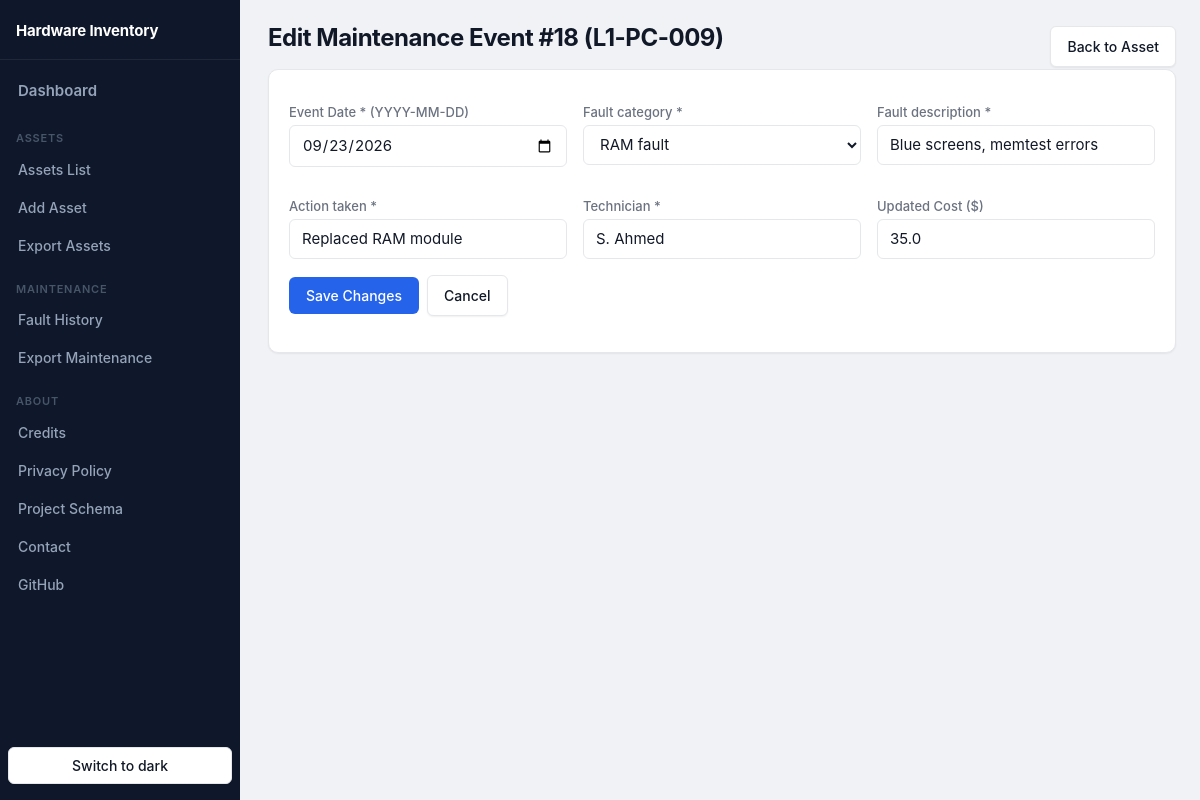
The app's page /maintenance/18/edit with its own data.
### tables this page shows
CREATE TABLE assets (
    asset_id          TEXT PRIMARY KEY,                 -- permanent identity, e.g. L1-PC-001
    manufacturer      TEXT NOT NULL,
    model             TEXT NOT NULL,
    cpu               TEXT NOT NULL,                    -- full model, e.g. Intel Core i5-12400
    cpu_family        TEXT NOT NULL,                    -- grouping used for filtering, e.g. Core i5
    ram_gb            INTEGER NOT NULL CHECK (ram_gb > 0),
    ram_type          TEXT NOT NULL CHECK (ram_type IN ('DDR1','DDR2','DDR3','DDR4','DDR5')),
    storage_type      TEXT NOT NULL CHECK (storage_type IN ('SSD','HDD','NVMe','Hybrid')),
    storage_gb        INTEGER NOT NULL CHECK (storage_gb > 0),
    gpu               TEXT,                             -- NULL / empty = integrated only
    gpu_vram_gb       INTEGER CHECK (gpu_vram_gb IS NULL OR gpu_vram_gb > 0),
    os                TEXT NOT NULL,
    ip_address        TEXT,                             -- 192.168.x.n; unique inside a place
    location          TEXT NOT NULL REFERENCES locations(name),
    purchase_date     TEXT NOT NULL,                    -- ISO date YYYY-MM-DD
    warranty_expiry   TEXT NOT NULL,                    -- warranty status is COMPUTED from this
    status            TEXT NOT NULL DEFAULT 'Operational'
                      CHECK (status IN ('Operational','Faulty','Under Repair')),
    -- Current fault: filled while status is Faulty / Under Repair, all NULL when Operational
    status_category   TEXT,                             -- fault category, 'Unknown' if not given
    status_detail     TEXT,                             -- fault description ('' = not given)
    status_action     TEXT,                             -- actions to be taken ('' = not decided)
    status_technician TEXT,                             -- technician ('' = not assigned yet)
    status_date       TEXT,                             -- date the fault was recorded (ISO)
    status_cost       REAL CHECK (status_cost IS NULL OR status_cost >= 0), -- updated cost of the open fault
    active            INTEGER NOT NULL DEFAULT 1 CHECK (active IN (0,1)),  -- 0 = retired (kept for history)
    CHECK ((status = 'Operational' AND status_category IS NULL AND status_detail IS NULL
            AND status_action IS NULL AND status_technician IS NULL AND status_date IS NULL
            AND status_cost IS NULL)
        OR (status <> 'Operational' AND status_category IS NOT NULL AND status_detail IS NOT NULL
            AND status_action IS NOT NULL AND status_technician IS NOT NULL AND status_date IS NOT NULL)),
    CHECK (warranty_expiry >= purchase_date),
    UNIQUE (location, ip_address)                       -- no two PCs in one place share an IP
);

CREATE TABLE maintenance (
    id                INTEGER PRIMARY KEY AUTOINCREMENT,
    asset_id          TEXT NOT NULL REFERENCES assets(asset_id),
    event_date        TEXT NOT NULL,
    fault_category    TEXT NOT NULL,                  -- one of the fault category drop-down options
    fault_description TEXT NOT NULL,                  -- may be '' when not given
    action_taken      TEXT NOT NULL,                  -- may be '' when not given
    technician        TEXT NOT NULL,                  -- may be '' when not given
    cost_usd          REAL NOT NULL DEFAULT 0 CHECK (cost_usd >= 0)   -- US dollars
);

### app.py (the view, shortened to what this page needs)
@app.route("/maintenance/<int:event_id>/edit", methods=["GET", "POST"])
def maintenance_event_edit(event_id):
    ev = queries.get_maintenance_event(event_id)
    if not ev:
        return render_template("message.html", title="Event not found", text=f"No maintenance event with ID {event_id}."), 404
    asset = queries.get_asset(ev["asset_id"])
    ev_dict = dict(ev)
    ev_dict["cost"] = ev["cost_usd"]
    return render_template("maintenance_edit.html", ev=ev_dict, event_id=event_id, asset=asset, fault_categories=FAULT_CATEGORIES)

### app.py (called while the page is built, shortened)
@app.before_request
def guard_requests():
    try:
        hostname = urlsplit("//" + request.host).hostname
    except ValueError:
        hostname = None
    extra = {h.strip().lower() for h in os.environ.get("INVENTORY_ALLOWED_HOSTS", "").split(",") if h.strip()}
    if hostname not in LOCAL_HOSTS | extra:
        return render_template("message.html", title="Wrong address",
                               text="Open this app at http://127.0.0.1 (the address printed when it starts)."), 400

@app.after_request
def security_headers(resp):
    resp.headers.setdefault("Content-Security-Policy",
                            "default-src 'self'; script-src 'self' 'unsafe-inline'; style-src 'self' 'unsafe-inline'; "
                            "img-src 'self' data:; form-action 'self'; frame-ancestors 'none'; base-uri 'self'")
    resp.headers.setdefault("X-Content-Type-Options", "nosniff")
    resp.headers.setdefault("X-Frame-Options", "DENY")
    resp.headers.setdefault("Referrer-Policy", "same-origin")      # "no-referrer" makes browsers send Origin: null
    return resp

@app.context_processor
def option_lists():
    return dict(storage_types=STORAGE_TYPES, statuses=STATUSES, ram_types=RAM_TYPES,
                fault_categories=FAULT_CATEGORIES, locations=queries.location_names(),
                NEW_LOCATION=NEW_LOCATION, sort_link=sort_link, today=date.today().isoformat(),
                github_url=GITHUB_URL)

### db.py (called while the page is built)
def get_db():
    conn = sqlite3.connect(DB_PATH)
    conn.row_factory = sqlite3.Row
    conn.execute("PRAGMA foreign_keys = ON")   # enforce maintenance.asset_id -> assets
    return conn

### queries.py (called while the page is built)
def _all(sql, params=()):
    db = get_db()
    try:
        return db.execute(sql, params).fetchall()
    finally:
        db.close()

def _one(sql, params=()):
    db = get_db()
    try:
        return db.execute(sql, params).fetchone()
    finally:
        db.close()

def location_names():
    return [r[0] for r in _all("SELECT name FROM locations ORDER BY name")]

def get_asset(asset_id):
    return _one("SELECT * FROM assets WHERE asset_id=?", (asset_id,))

def get_maintenance_event(event_id):
    return _one("SELECT * FROM maintenance WHERE id=?", (event_id,))

### templates/maintenance_edit.html (shortened to what this page needs)
{% extends "base.html" %}
{% block content %}
<div class="row" style="justify-content:space-between">
  <h1>Edit Maintenance Event #{{ event_id }} ({{ asset.asset_id }})</h1>
  <a class="btn sec" href="{{ url_for('asset_detail', asset_id=asset.asset_id) }}">Back to Asset</a>
</div>
<div class="card">
<form method="post" novalidate>
<div class="formgrid">
  <div><label for="f-event_date">Event Date * (YYYY-MM-DD)</label><input type="date" name="event_date" value="{{ ev.get('event_date', '') }}" id="f-event_date"></div>
  <div><label for="f-fault_category">Fault category *</label><select name="fault_category" id="f-fault_category">
    {% for o in fault_categories %}<option{{ ' selected' if ev.get('fault_category')==o }}>{{ o }}</option>{% endfor %}
  </select></div>
  <div><label for="f-fault_description">Fault description *</label><input name="fault_description" value="{{ ev.get('fault_description', '') }}" placeholder="What went wrong?" id="f-fault_description"></div>
  <div><label for="f-action_taken">Action taken *</label><input name="action_taken" value="{{ ev.get('action_taken', '') }}" placeholder="What was done?" id="f-action_taken"></div>
  <div><label for="f-technician">Technician *</label><input name="technician" value="{{ ev.get('technician', '') }}" placeholder="Technician name" id="f-technician"></div>
  <div><label for="f-cost">Updated Cost ($)</label><input type="number" step="any" min="0" name="cost" value="{{ ev.get('cost') or ev.get('cost_usd') or 0 }}" placeholder="0" id="f-cost"></div>
</div>
<p class="row" style="margin-top:16px">
  <button class="btn" type="submit">Save Changes</button>
  <a class="btn sec" href="{{ url_for('asset_detail', asset_id=asset.asset_id) }}">Cancel</a>
</p>
</form>
</div>
{% endblock %}

### static/style.css (style rules this page uses)
:root { --sidebar-w: 240px; --bg: #f0f2f5; --card: #ffffff; --input: #ffffff; --th: #f5f7fa; --hover: #f8fafc; --track: #e8ecf0; --ink: #111827; --muted: #6b7280; --line: #e5e7eb; --accent: #2563eb; --accent-hover: #1d4ed8; --accent-fg: #ffffff; --ok: #15803d; --ok-bg: #dcfce7; --warn: #92400e; --warn-bg: #fef3c7; --bad: #b91c1c; --bad-bg: #fee2e2; --gray-bg: #e5e7eb; --side: #0f172a; --side-ink: #94a3b8; --side-on: #1e293b; --side-muted:#475569; --side-active-bar: var(--accent); --shadow-xs: 0 1px 2px 0 rgba(0,0,0,.06); --shadow-sm: 0 1px 3px 0 rgba(0,0,0,.10), 0 1px 2px -1px rgba(0,0,0,.06); --shadow-md: 0 4px 6px -1px rgba(0,0,0,.10), 0 2px 4px -2px rgba(0,0,0,.06); --dur-fast: 120ms; --dur-normal: 200ms; --ease-out: cubic-bezier(0.0, 0.0, 0.2, 1); --ease-in: cubic-bezier(0.4, 0.0, 1, 1); color-scheme: light; }
*, *::before, *::after { box-sizing: border-box; }
body { margin: 0; font-family: 'Inter', system-ui, -apple-system, 'Segoe UI', Roboto, sans-serif; font-size: 1rem; line-height: 1.5; background: var(--bg); color: var(--ink); -webkit-font-smoothing: antialiased; text-rendering: optimizeLegibility; }
h1 { font-size: 1.5rem; font-weight: 700; letter-spacing: -.02em; line-height: 1.2; margin: 0 0 16px; }
.card { background: var(--card); border: 1px solid var(--line); border-radius: 10px; padding: 20px; margin-bottom: 16px; box-shadow: var(--shadow-xs); }
a { color: var(--accent); transition: color var(--dur-fast); }
.btn { display: inline-flex; align-items: center; justify-content: center; gap: 6px; background: var(--accent); color: var(--accent-fg); border: 1px solid transparent; border-radius: 6px; padding: 9px 16px; font-size: .875rem; font-weight: 500; font-family: inherit; cursor: pointer; text-decoration: none; min-height: 36px; transition: background var(--dur-fast) var(--ease-out), box-shadow var(--dur-fast) var(--ease-out), transform var(--dur-fast) var(--ease-out); user-select: none; }
.btn.sec { background: var(--card); color: var(--ink); border-color: var(--line); box-shadow: var(--shadow-xs); }
label { display: block; font-size: .8125rem; font-weight: 500; color: var(--muted); margin-bottom: 4px; }
input, select, textarea { font: inherit; font-size: .9375rem; padding: 8px 12px; border: 1px solid var(--line); border-radius: 6px; background: var(--input); color: var(--ink); width: 100%; min-height: 40px; transition: border-color var(--dur-fast) var(--ease-out), box-shadow var(--dur-fast) var(--ease-out); }
.formgrid { display: grid; grid-template-columns: repeat(auto-fit, minmax(240px, 1fr)); gap: 16px; }
.formgrid > div { display: flex; flex-direction: column; gap: 4px; }
.formgrid label { min-height: 2.4em; line-height: 1.2; display: flex; align-items: flex-end; margin-bottom: 0; }
.row { display: flex; gap: 8px; align-items: center; flex-wrap: wrap; }

### records on screen
assets: asset_id "L1-PC-009"
maintenance: event_date "09/23/2026", fault_description "Blue screens, memtest errors", action_taken "Replaced RAM module", technician "S. Ahmed", cost "35.0"

### other values on screen
{{ event_id }} "18"
form field fault_category "RAM fault"
